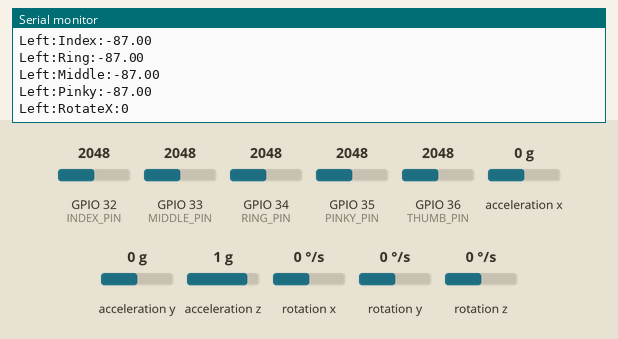
Bench run of a sketch on a simulated ESP32. On the bench: the last lines printed to the serial monitor. Wiring (inferred from the names in the program): MPU-6050 motion sensor at I2C address 0x68. The inputs (shaded band) are chosen by the test bench; at power-on: GPIO 36 (THUMB_PIN) = 2048, GPIO 32 (INDEX_PIN) = 2048, GPIO 33 (MIDDLE_PIN) = 2048, GPIO 34 (RING_PIN) = 2048, GPIO 35 (PINKY_PIN) = 2048, acceleration x 0 g, acceleration y 0 g, acceleration z 1 g, rotation x 0 °/s, rotation y 0 °/s, rotation z 0 °/s.

Above: at 5.7 s.
5.8 s: GPIO 36 (THUMB_PIN) set to 708
At 6.7 s:
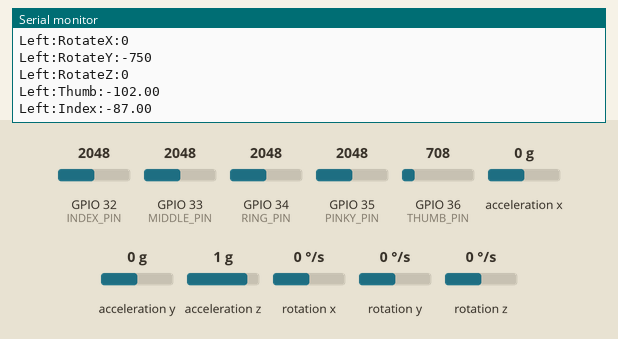
7.3 s: GPIO 36 (THUMB_PIN) set to 651
At 7.9 s:
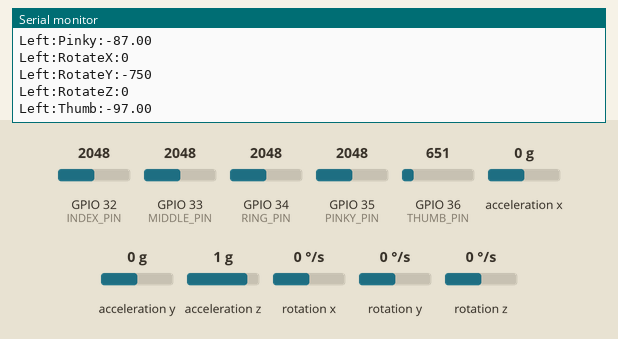
Timing chart, 0 to 10.3 s (numbered marks = the images above; inputs shaded):
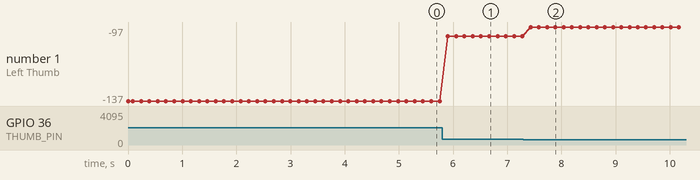

The sketch:

flex_sensor_glove.ino
```cpp
#include <SoftwareSerial.h>
#include <SerialCommand.h>
#include <Wire.h>
#include <math.h>

const int MPU = 0x68; // I2C address of the MPU-6050
int16_t accel_X, accel_Y, accel_Z, Tmp, gyro_X, gyro_Y, gyro_Z; // 16-bit integers
SerialCommand sCmd;

// ESP32 pin assignments for flex sensors
const int THUMB_PIN = 36;
const int INDEX_PIN = 32;
const int MIDDLE_PIN = 33;
const int RING_PIN = 34;
const int PINKY_PIN = 35;

const float Vin = 5; // Input Voltage of Arduino
const float R_DIV = 14000; // Measured resistance of R2
const float NOMINAL_RES = 26000; // resistance when straight
const float BENT_RES = 60000.0; // resistance at 90 deg

// Acceleration calibration correction
int accel_Xcal = 1;
int accel_Ycal = 1;
int accel_Zcal = 1;

// Gyro calibration correction
int gyro_Xcal = 0;
int gyro_Ycal = 0;
int gyro_Zcal = 0;

void setup()
{
  // Set the flex sensor pins as input
  pinMode(THUMB_PIN, INPUT);
  pinMode(PINKY_PIN, INPUT);
  pinMode(MIDDLE_PIN, INPUT);
  pinMode(INDEX_PIN, INPUT);
  pinMode(RING_PIN, INPUT);

  // Begin serial communication
  Serial.begin(9600);
  calibrate();
}

void loop()
{
  // Read the output of each flex sensor
  flexSensor(THUMB_PIN, "Thumb", "Left");
  flexSensor(INDEX_PIN, "Index", "Left");
  flexSensor(RING_PIN, "Ring", "Left");
  flexSensor(MIDDLE_PIN, "Middle", "Left");
  flexSensor(PINKY_PIN, "Pinky", "Left");

  // Read accel and gyro data
  accel_and_gyro("Left");
}

// Read the output voltage from specified pin
// Calculate the resistance of the flex sensor and determine the angle bent
// Print the angle bent through the serial port
void flexSensor(int PIN, String finger, String hand) {
  int voltage_read = analogRead(PIN);
  float Vout = voltage_read * Vin / 1023.0;
  float flex_resistance = R_DIV * (Vin / Vout - 1.0);

  // Linearly map the flex resistance measured to its corresponding angle
  float angle = map(flex_resistance, NOMINAL_RES, BENT_RES, 0, 90.0);

  // Angle correction for the thumb
  if (finger == "Thumb") {
    angle = angle - 50;
  }

  // Print to serial communication with the hand and finger identifiers
  Serial.println(hand + ":" + finger + ":" + String(angle));
}

// Read the accel and gyro data from MPU-6050
// Read the accel and gyro data from MPU-6050
void accel_and_gyro(String hand) {
  Wire.beginTransmission(MPU); // Start transmission
  Wire.write(0x3B); // Address of the first register for accelerometer data
  Wire.endTransmission(false);
  Wire.requestFrom(MPU, 14, true); // Request 14 registers

  // Read accel data (2 bytes each)
  accel_X = (Wire.read() << 8 | Wire.read()) + accel_Xcal;
  accel_Y = (Wire.read() << 8 | Wire.read()) + accel_Ycal;
  accel_Z = (Wire.read() << 8 | Wire.read()) + accel_Zcal;

  // Read gyroscope data (2 bytes each)
  gyro_X = (Wire.read() << 8 | Wire.read()) + gyro_Xcal;
  gyro_Y = (Wire.read() << 8 | Wire.read()) + gyro_Ycal;
  gyro_Z = (Wire.read() << 8 | Wire.read()) + gyro_Zcal;

  // Print gyro data
  Serial.println(hand + ":RotateX:" + String(gyro_X));
  Serial.println(hand + ":RotateY:" + String(gyro_Y));
  Serial.println(hand + ":RotateZ:" + String(gyro_Z));
}

// Calibrate accel and gyro from the initial readings of the data
// Ensure that sensors are stationary at the start for better accuracy
void calibrate() {
    Wire.beginTransmission(MPU);
    Wire.write(0x3B); // Address of the first register for accelerometer data
    Wire.endTransmission(false);
    Wire.requestFrom(MPU, 14, true); // Request 14 registers

    // Read initial accelerometer data (2 bytes each)
    accel_X = (Wire.read() << 8 | Wire.read());
    accel_Y = (Wire.read() << 8 | Wire.read());
    accel_Z = (Wire.read() << 8 | Wire.read());

    // Read initial gyroscope data (2 bytes each)
    gyro_X = (Wire.read() << 8 | Wire.read());
    gyro_Y = (Wire.read() << 8 | Wire.read());
    gyro_Z = (Wire.read() << 8 | Wire.read());

    // Accel correction
    accel_Xcal = -accel_X - 15000; // Adjust based on your calibration needs
    accel_Ycal = -accel_Y;          // Adjust based on your calibration needs
    accel_Zcal = -accel_Z;          // Adjust based on your calibration needs

    // Gyro correction
    gyro_Xcal = -gyro_X;            // Adjust based on your calibration needs
    gyro_Ycal = -gyro_Y - 750;      // Adjust based on your calibration needs
    gyro_Zcal = -gyro_Z;            // Adjust based on your calibration needs
}
```

Measured:
- the behaviour switches between 679 and 678 on GPIO 36 (THUMB_PIN) (found by bisection; images 1 and 2)
- after the input at 5.8 s, the serial monitor: prints a new line after 0.10 s (image 1)
- after the input at 7.3 s, the serial monitor: prints a new line after 0.13 s (image 2)
- plotted number 1: -137 → -102 after the input at 5.8 s, -102 → -97 after the input at 7.3 s
